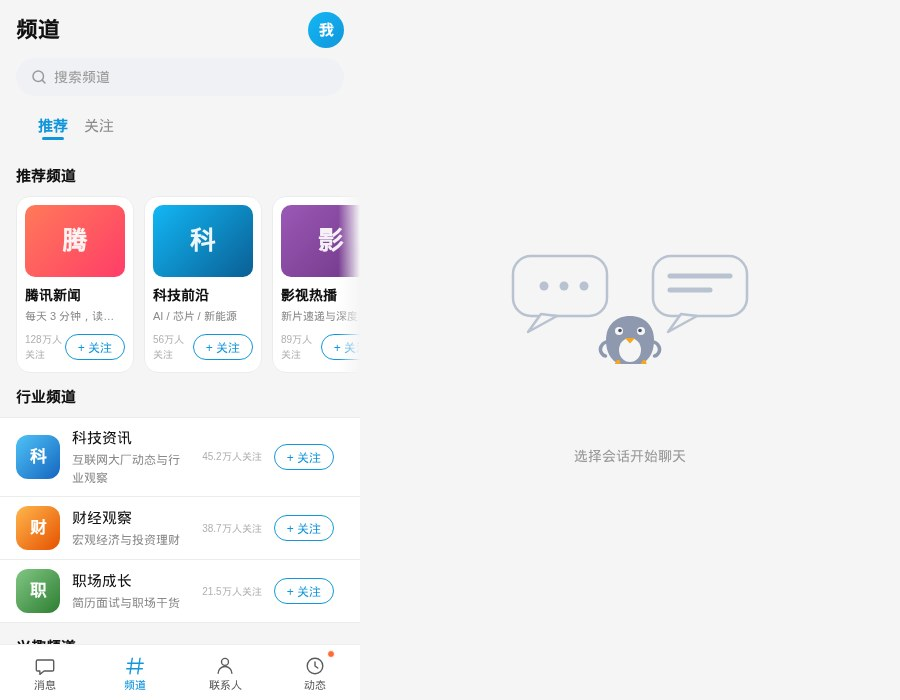
#> input picture docs/tgqq/fixtures/shots/channels-tab.jpg, 900 x 700 px
$ python _verify4.py
#> lines starting #> are read from the running program, lines starting #| are printed output that depends on the picture; after the words box and inside, x2 and y2 are one past the last pixel; in counts of white or black regions, pixels touching at a corner belong together
import numpy as np
from PIL import Image
def load(f): return np.array(Image.open(f).convert("RGB")).astype(int)
#> called with f = 'channels-tab.jpg'
def avg(a,x0,y0,x1,y1): return tuple(a[y0:y1,x0:x1].reshape(-1,3).mean(0).round(0).astype(int))

# channels recommended-card 关注 button (lower part of card)
a=load("channels-tab.jpg")[:,:360]
print("channels 关注 btn glyph @(300,208,338,226):",avg(a,300,208,338,226))
#| channels 关注 btn glyph @(300,208,338,226): (142, 78, 167)
print("channels group follow btn @(290,470,334,492):",avg(a,290,470,334,492))
#| channels group follow btn @(290,470,334,492): (254, 255, 254)
# contacts title core (tight on chars) + 新朋友 badge core
a=load("contacts-tab.jpg")[:,:360]
#> call 2 of load, with f = 'contacts-tab.jpg'
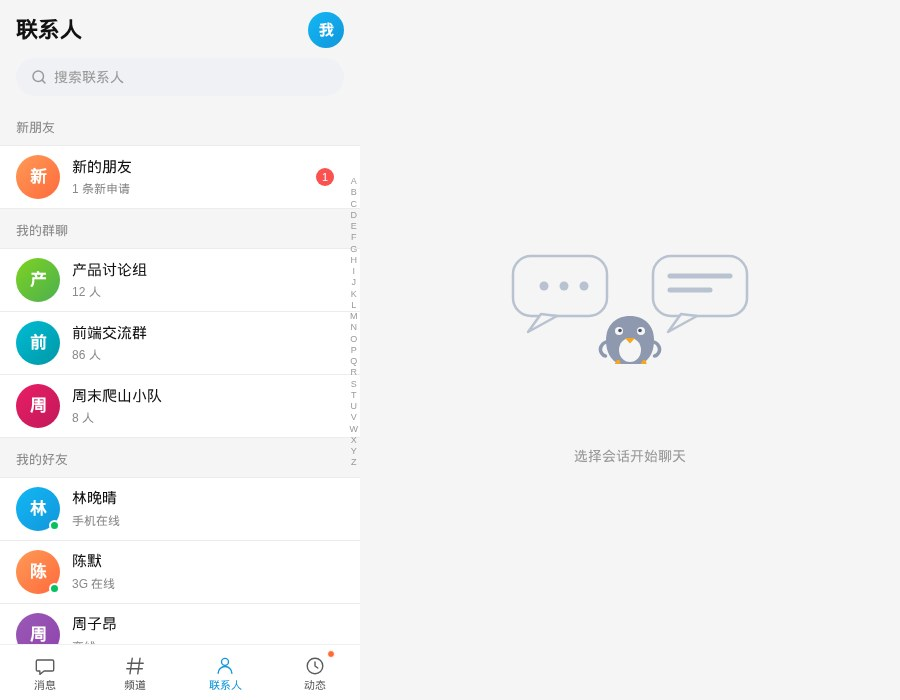
#> input picture docs/tgqq/fixtures/shots/contacts-tab.jpg, 900 x 700 px
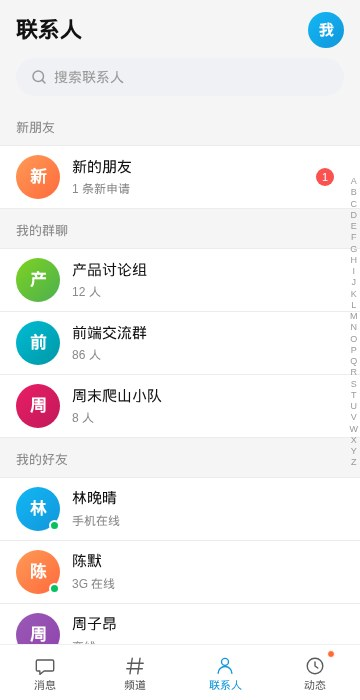
#> a: shape (700, 360, 3) int64; mean R, G, B 242.4, 242.7, 242.9
print("contacts title core @(60,24,110,40):",avg(a,60,24,110,40))
#| contacts title core @(60,24,110,40): (220, 220, 220)
print("contacts 新朋友 badge core @(320,170,332,182):",avg(a,320,170,332,182))
#| contacts 新朋友 badge core @(320,170,332,182): (244, 100, 99)
# dynamics title core
a=load("dynamics-tab.jpg")[:,:360]
#> call 3 of load, with f = 'dynamics-tab.jpg'
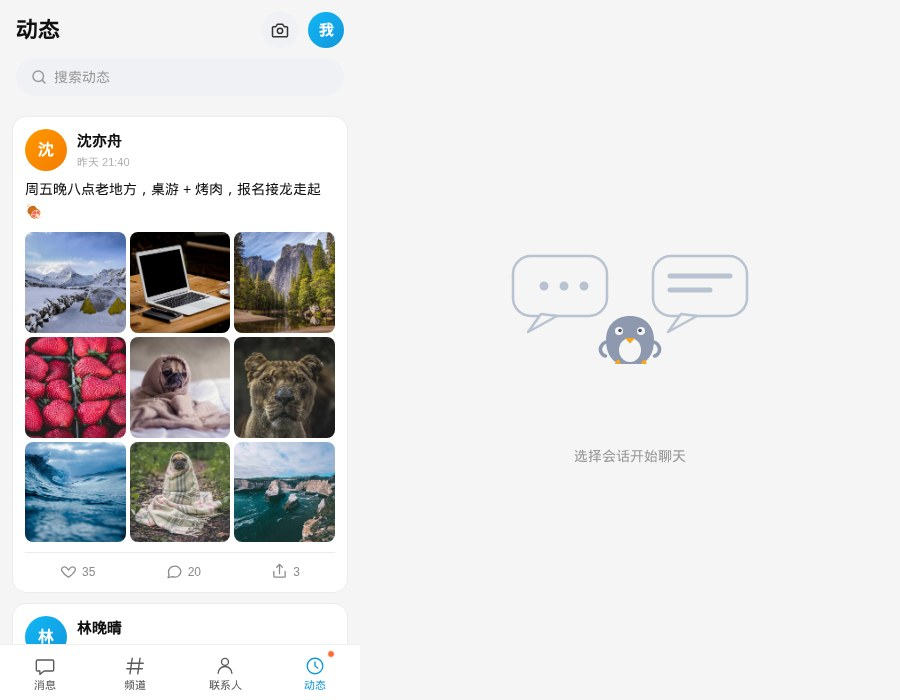
#> input picture docs/tgqq/fixtures/shots/dynamics-tab.jpg, 900 x 700 px
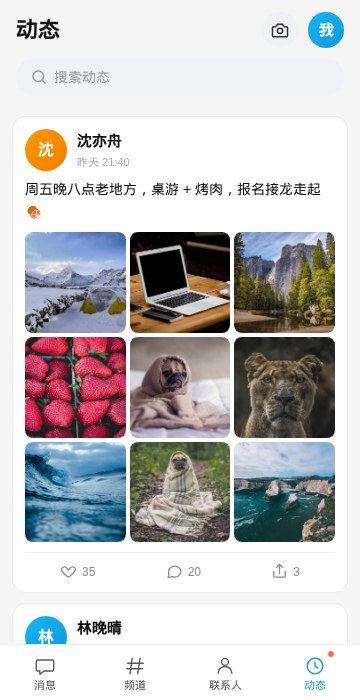
#> a: shape (700, 360, 3) int64; mean R, G, B 196.1, 194.5, 195.7
print("dynamics title core @(60,24,110,40):",avg(a,60,24,110,40))
#| dynamics title core @(60,24,110,40): (245, 245, 245)
# groupchat name core (search for blue/dark text in header y10-44 excluding x55-110 back arrow)
a=load("group-chat.jpg")
#> call 4 of load, with f = 'group-chat.jpg'
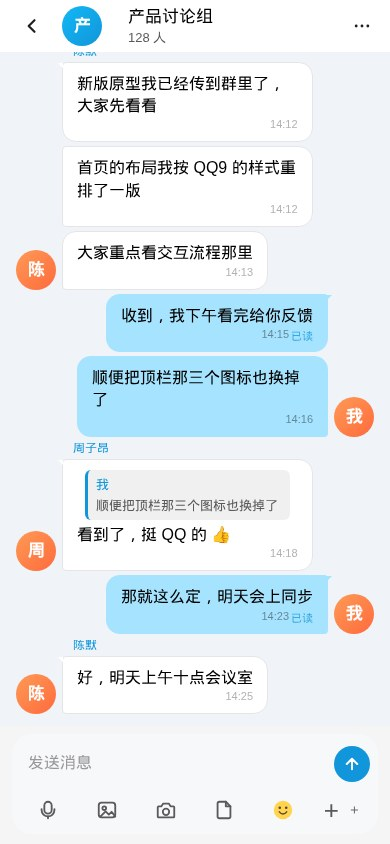
#> input picture docs/tgqq/fixtures/shots/group-chat.jpg, 390 x 844 px
r,g,b=a[:,:,0],a[:,:,1],a[:,:,2]
blue=(b>120)&(b>r+25)&(b>=g-15)
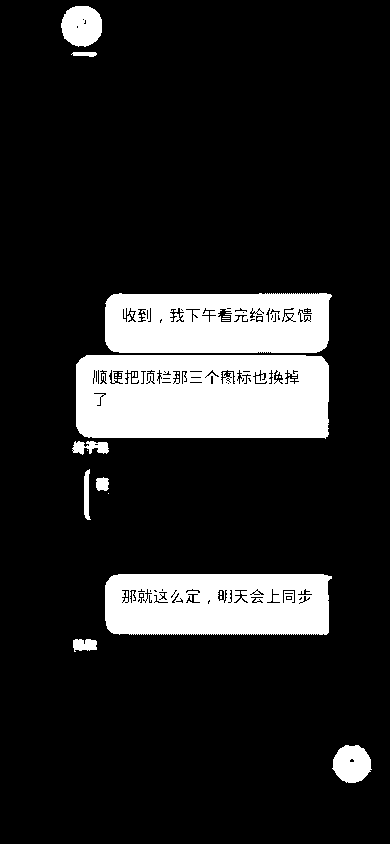
#> blue: shape (844, 390) bool; 14.8% white; 36 white regions (26 under 20 px), largest, box (x1, y1, x2, y2) and area: (76, 355, 329, 439) 19860, (105, 574, 332, 635) 12743, (105, 293, 332, 353) 12352
dark=(r<95)&(g<95)&(b<95)
#> dark: shape (844, 390) bool; 1.9% white in thin lines or dots, all inside (x1, y1, x2, y2) = (28, 9, 369, 819)
hdr=a[10:44]
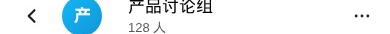
#> hdr: shape (34, 390, 3) int64; mean R, G, B 227, 238.9, 243.9
ys,xs=np.where(blue[10:44])
#> ys = 1221 values from 0 to 33; xs = 1221 values, max 101 at index 347, min 61 at index 465, mean 81.36
print("groupchat header BLUE px (excl back-arrow):", (int(xs.min()),int(xs.max()),int(ys.min()+10),int(ys.max()+10),len(xs)) if len(xs) else "none")
#| groupchat header BLUE px (excl back-arrow): (61, 101, 10, 43, 1221)
ys,xs=np.where(dark[10:44])
#> ys = 340 values from 0 to 32; xs = 340 values, max 368 at index 299, min 28 at index 292, mean 164.8
print("groupchat header DARK px:", (int(xs.min()),int(xs.max()),int(ys.min()+10),int(ys.max()+10),len(xs)) if len(xs) else "none")
#| groupchat header DARK px: (28, 368, 10, 42, 340)
# sample the central name band tightly
print("groupchat name band @(120,18,250,34):",avg(a,120,18,250,34))
#| groupchat name band @(120,18,250,34): (239, 239, 239)
